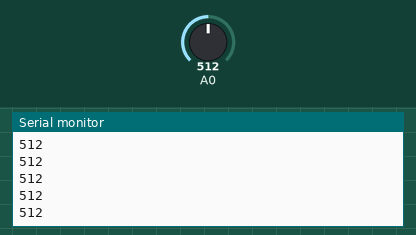
A sketch run on a simulated Arduino Uno, built with avr-gcc and run on an emulated ATmega328P. Shown: the last lines printed to the serial monitor. Inputs (shaded band) come from the test bench; at power-on: A0 = 512.

Above: at 1.2 s.
1.3 s: A0 set to 716
At 1.9 s:
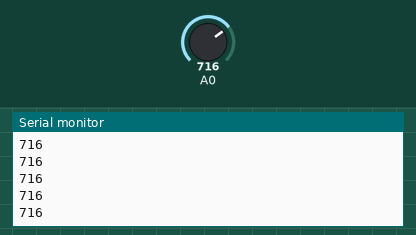
2.8 s: A0 set to 750
At 3.7 s:
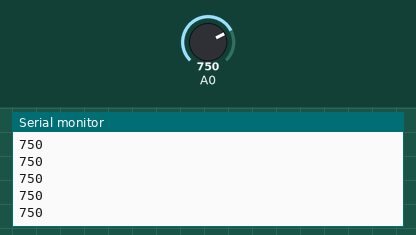
Timing chart, 0 to 5.8 s (numbered marks = the images above; inputs shaded):
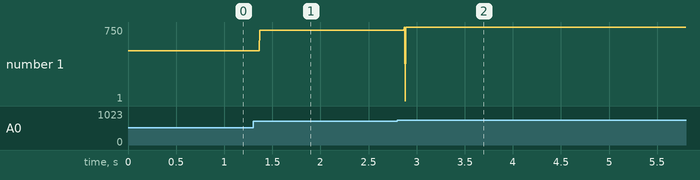

Measured:
- after the input at 1.3 s, the serial monitor: prints a new line after 0.07 s (image 1)
- after the input at 2.8 s, the serial monitor: prints a new line after 0.07 s (image 2)
- plotted number 1: 512 → 716 after the input at 1.3 s, 716 → 7 after the input at 2.8 s

The sketch:

debounceThreeButtons.ino
```cpp
int old_button = 0;

int getButton()
{
  int i, z, sum;
  int button;

  sum = 0;
  for (i=0; i < 4; i++)
  {
     sum += analogRead(0);
  }
  z = sum / 4;
  Serial.println(z);
  if (z > 1000) button = 3;
  else if (z > 740 && z < 760) button = 1;
  else if (z > 960 && z < 980) button = 2;

  return button;
}

void setup () {
  Serial.begin(9600);
  pinMode(A0, INPUT);
}

void loop ()
{
  int button, button2, pressed_button;
  button = getButton();
  if (button != old_button)
  {
      delay(50);        // debounce
      button2 = getButton();

      if (button == button2)
      {
         old_button = button;
         pressed_button = button;
         Serial.println(pressed_button);
      }
   }
}
```
